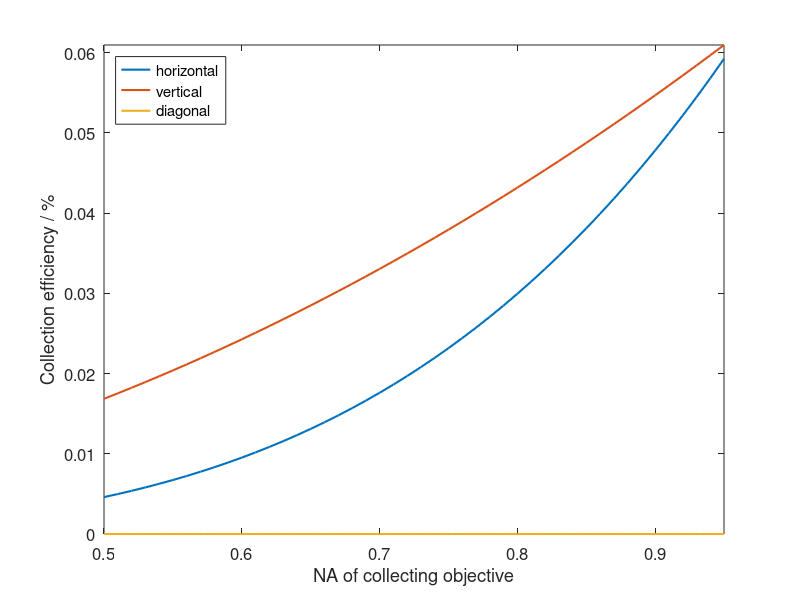

MATLAB code for this plot:
%
%,------------------------------------------------------------------------,
%| Calculate dipole collection efficiency (Lukas Hunold @17/01/21)  V 1.1 |
%'------------------------------------------------------------------------'
%
%In this script the collection efficiency of a dipole in a variable
%refrective index material using standard objectives is calculated. The
%dipole is assumed to be either horizontal, vertical or diagonal to the
%sample surface. Notice that the dipole needs to be located several
%wavelength below the surface, since otherwise near field effects occur.

close all 
clear variables


%% ---- Define initial parameters -----------------------------------------

n1 = 1;                      %IOR of the objective surrounding medium
n2 = 2.409;                  %IOR of the dipole surrounding medium
WL = 656*10^-9;              %Laser-Wavelength used for excitation
k1 = 2*pi/WL*n1;             %Absolute value of the k-vector in medium 1
k2 = 2*pi/WL*n2;             %Absolute value of the k-vector in medium 2
NA_range = 0.5:0.01:0.95;    %Range of numerical apertures simulated


%% ---- Calculate collection efficiencies ---------------------------------

%Initialize collection efficiency arrays for three dipole orientations:
nu_h = zeros(length(NA_range),1);
nu_v = zeros(length(NA_range),1);
nu_d = zeros(length(NA_range),1);

for iNA = 1:length(NA_range)

%Choose NA for present iteration and calculate max collection angle for it:
NA = NA_range(iNA);
theta_max = asin(NA/n2);

%Now calculate the collection efficiency by using the corresponding
%integrals over the emission pattern up to the maximum collection angle.

%Attention!!!: 
%The integration bounds and arguments of the sin functions 
%might not all be chosen correctly, review is needed here!

nu_h(iNA) = integral(@(theta) (2*k1*sqrt(1-sin(theta).^2)/...
                              (k1*sqrt(1-sin(theta).^2)*...
                              (n2/n1)+k2*sqrt(1-k1^2/k2^2*...
                              sin(theta).^2)*(n1/n2))).^2*sin(theta).^3*...
                              3/4,0,theta_max);
                        
nu_v(iNA) = integral(@(theta) (2*k1*sqrt(1-sin(theta+pi/2).^2)/...
                              (k1*sqrt(1-sin(theta+pi/2).^2)*...
                              (n2/n1)+k2*sqrt(1-k1^2/k2^2*...
                              sin(theta+pi/2).^2)*(n1/n2))).^2*...
                              sin(theta).^2.*sin(theta-theta_max+pi/2)*...
                              3/4,pi/2,pi/2+theta_max);
                           
nu_d(iNA) = integral(@(theta) (2*k1*sqrt(1-sin(theta).^2)/...
                              (k1*sqrt(1-sin(theta).^2)*...
                              (n2/n1)+k2*sqrt(1-k1^2/k2^2*...
                              sin(theta).^2)*(n1/n2))).^2*...
                              sin(theta+pi/4).^2.*sin(theta)*...
                              3/4,-theta_max,theta_max);

end


%% ---- Plot the results --------------------------------------------------

figure('Position',[1000,500,700,400])
plot(NA_range,nu_h*1000,'LineWidth',1.5)
hold on
plot(NA_range,nu_v*100,'LineWidth',1.5)
plot(NA_range,nu_d*100,'LineWidth',1.5)
legend('horizontal','vertical','diagonal','Location','NorthWest',...
       'FontSize',12)
xlabel('NA of collecting objective')
ylabel('Collection efficiency / %')
xlim([min(NA_range),max(NA_range)])
ylim([0,100*max([max(nu_v),max(nu_h),max(nu_d)])])
set(gca,'FontSize',12)


%% ---- Protocoll of updates ----------------------------------------------

% 17.01.21 (V1.1):  - Sections introduced
%                   - Fresnel coefficients squared
